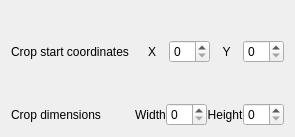
<ui version="4.0" >
 <author></author>
 <comment></comment>
 <exportmacro></exportmacro>
 <class>Form</class>

        <widget class="QWidget" name="cropOp">
         <layout class="QFormLayout" name="formLayout_4">
          <property name="verticalSpacing">
           <number>40</number>
          </property>
          <property name="topMargin">
           <number>40</number>
          </property>
          <item row="0" column="0">
           <widget class="QLabel" name="label_14">
            <property name="text">
             <string>Crop start coordinates</string>
            </property>
           </widget>
          </item>
          <item row="0" column="1">
           <layout class="QHBoxLayout" name="horizontalLayout_19">
            <item>
             <widget class="QLabel" name="label_30">
              <property name="text">
               <string>X</string>
              </property>
              <property name="alignment">
               <set>Qt::AlignCenter</set>
              </property>
             </widget>
            </item>
            <item>
             <widget class="QSpinBox" name="spinBox_21"/>
            </item>
            <item>
             <widget class="QLabel" name="label_31">
              <property name="text">
               <string>Y</string>
              </property>
              <property name="alignment">
               <set>Qt::AlignCenter</set>
              </property>
             </widget>
            </item>
            <item>
             <widget class="QSpinBox" name="spinBox_22"/>
            </item>
           </layout>
          </item>
          <item row="1" column="0">
           <widget class="QLabel" name="label_15">
            <property name="text">
             <string>Crop dimensions</string>
            </property>
           </widget>
          </item>
          <item row="1" column="1">
           <layout class="QHBoxLayout" name="horizontalLayout_22">
            <item>
             <widget class="QLabel" name="label_35">
              <property name="text">
               <string>Width</string>
              </property>
              <property name="alignment">
               <set>Qt::AlignCenter</set>
              </property>
             </widget>
            </item>
            <item>
             <widget class="QSpinBox" name="spinBox_25"/>
            </item>
            <item>
             <widget class="QLabel" name="label_36">
              <property name="text">
               <string>Height</string>
              </property>
              <property name="alignment">
               <set>Qt::AlignCenter</set>
              </property>
             </widget>
            </item>
            <item>
             <widget class="QSpinBox" name="spinBox_26"/>
            </item>
           </layout>
          </item>
         </layout>
        </widget>


 <pixmapfunction></pixmapfunction>
 <connections/>
</ui>
